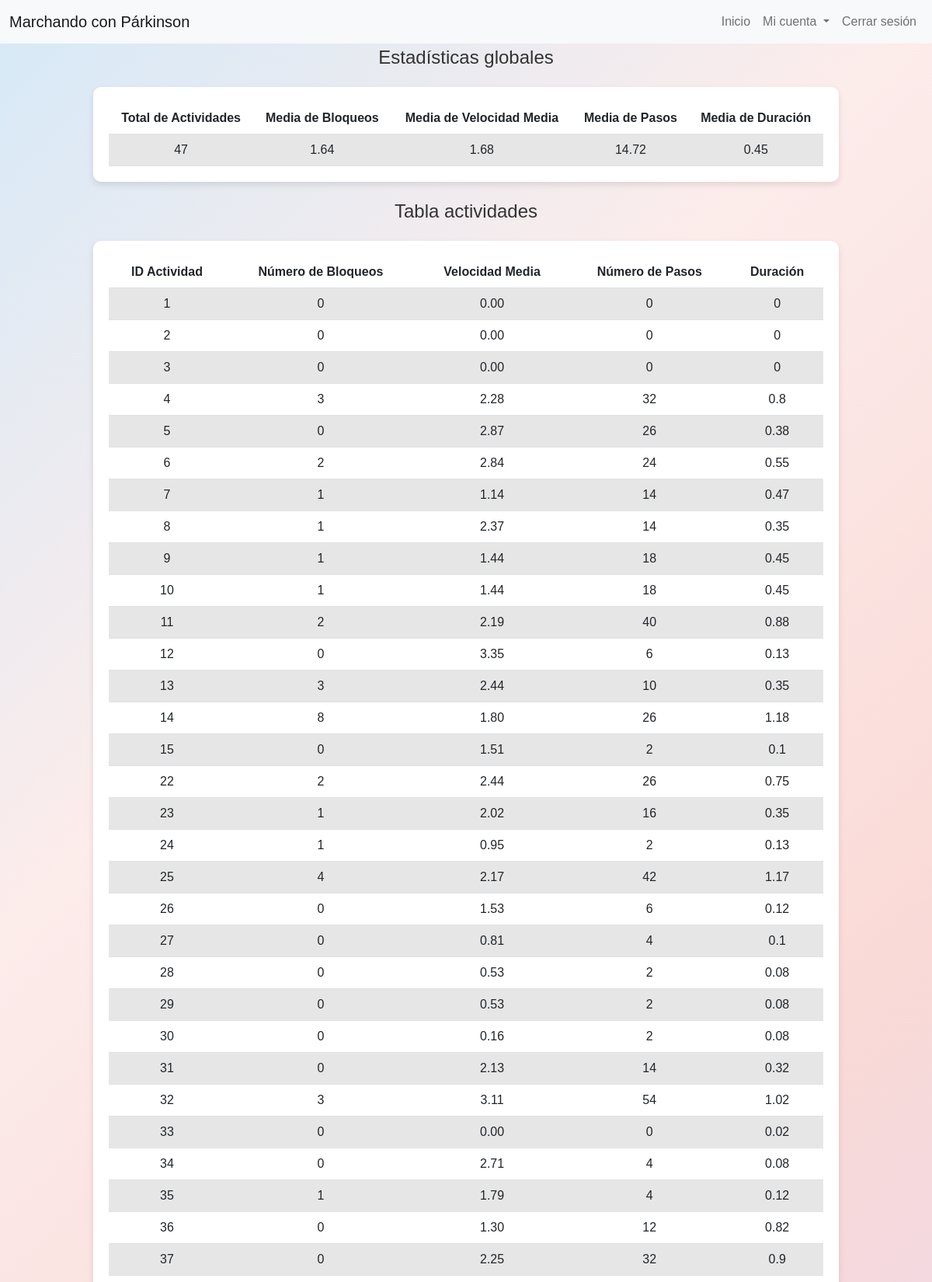
The app's page /common/consultaActividades.php?id_paciente=8 (signed in, upper part) with its own data.
### tables this page shows
CREATE TABLE `actividades` (
  `id_actividad` int(11) NOT NULL,
  `id_paciente` int(11) NOT NULL,
  `numero_bloqueos` int(11) NOT NULL,
  `velocidad_media` decimal(10,2) NOT NULL,
  `numero_pasos` int(11) NOT NULL,
  `duracion` float NOT NULL,
  `fecha` date DEFAULT NULL,
  `hora` time NOT NULL
);

### common/consultaActividades.php (the view, shortened to what this page needs)
<!DOCTYPE html>
<html lang="es" dir="ltr" xml:lang="es" xmlns="http://www.w3.org/1999/xhtml" class="responsive">
<head>
    <link href="https://cdnjs.cloudflare.com/ajax/libs/font-awesome/6.1.1/css/all.min.css" rel="stylesheet">
    <link rel="stylesheet" href="https://cdn.jsdelivr.net/npm/bootstrap@5.2.3/dist/css/bootstrap.min.css">
</head>
<body>
    <?php
    $servername = "localhost";
    $db_username = "root";
    $db_password = "";
    $db_name = "webparkinson";
    $conn = new mysqli($servername, $db_username, $db_password, $db_name);
    $actividades = [];
    $id_paciente = 0;
    if ($_SESSION['user_type'] == 'paciente') {
        $id_paciente = $_SESSION['user_id'];
        include '../paciente/menu.php';
    } elseif ($_SESSION['user_type'] == 'profesional') {
        if (isset($_GET['id_paciente']) && is_numeric($_GET['id_paciente'])) {
            $id_paciente = $_GET['id_paciente'];
        }
        include '../profesional/menu.php';
    }
    $totalBloqueos = 0;
    $totalVelocidadMedia = 0;
    $totalPasos = 0;
    $totalDuracion = 0;
    $contadorActividades = 0;
    $sql = "SELECT * FROM actividades WHERE id_paciente = $id_paciente";
    $result = $conn->query($sql);
    if ($result->num_rows > 0) {
        while($row = $result->fetch_assoc()) {
            $actividades[] = $row;
            $totalBloqueos += $row['numero_bloqueos'];
            $totalVelocidadMedia += $row['velocidad_media'];
            $totalPasos += $row['numero_pasos'];
            $totalDuracion += $row['duracion'];
            $contadorActividades++;
        }
    }
    $mediaBloqueos = $contadorActividades > 0 ? $totalBloqueos / $contadorActividades : 0;
    $mediaVelocidadMedia = $contadorActividades > 0 ? $totalVelocidadMedia / $contadorActividades : 0;
    $mediaPasos = $contadorActividades > 0 ? $totalPasos / $contadorActividades : 0;
    $mediaDuracion = $contadorActividades > 0 ? $totalDuracion / $contadorActividades : 0;
    ?>
    <div class="content">
        <div class="welcome-message">Estadísticas globales</div>
        <div class="tabla-actividades">
            <table class="table table-striped">
                <thead>
                    <tr>
                        <th>Total de Actividades</th>
                        <th>Media de Bloqueos</th>
                        <th>Media de Velocidad Media</th>
                        <th>Media de Pasos</th>
                        <th>Media de Duración</th>
                    </tr>
                </thead>
                <tbody>
                    <tr>
                        <td><?php echo $contadorActividades; ?></td>
                        <td><?php echo round($mediaBloqueos, 2); ?></td>
                        <td><?php echo round($mediaVelocidadMedia, 2); ?></td>
                        <td><?php echo round($mediaPasos, 2); ?></td>
                        <td><?php echo round($mediaDuracion, 2); ?></td>
                    </tr>
                </tbody>
            </table>
        </div>
        <div class="welcome-message">Tabla actividades </div>
        <div class="tabla-actividades">
            <table class="table table-striped">
                <thead>
                    <tr>
                        <th>ID Actividad</th>
                        <th>Número de Bloqueos</th>
                        <th>Velocidad Media</th>
                        <th>Número de Pasos</th>
                        <th>Duración</th>
                    </tr>
                </thead>
                <tbody>
                <?php foreach ($actividades as $actividad): ?>
                    <tr>
                        <td><?php echo htmlspecialchars($actividad['id_actividad']); ?></td>
                        <td><?php echo htmlspecialchars($actividad['numero_bloqueos']); ?></td>
                        <td><?php echo htmlspecialchars($actividad['velocidad_media']); ?></td>
                        <td><?php echo htmlspecialchars($actividad['numero_pasos']); ?></td>
                        <td><?php echo htmlspecialchars($actividad['duracion']); ?></td>
                    </tr>
                <?php endforeach; ?>
                </tbody>
            </table>
        </div>
</body>
</html>

### common/consultaActividades.php (style rules this page uses)
html, body { height: 100%; margin: 0; background: linear-gradient(135deg, rgba(174, 214, 241, 0.3), rgba(250, 219, 216, 0.3), rgba(245, 183, 177, 0.3), rgba(210, 180, 222, 0.3)); background-blend-mode: overlay; font-family: Arial, sans-serif; }
.welcome-message { color: #333; font-size: 24px; margin-bottom: 20px; }
.content { text-align: center; width: 100%; top: 50%; left: 50%; overflow: auto; }
.tabla-actividades { background-color: #fff; padding: 20px; margin: 20px auto; border-radius: 10px; box-shadow: 0 4px 8px rgba(0, 0, 0, 0.1); width: auto; max-width: 80%; }
.table-striped tbody tr:nth-of-type(odd) { background-color: rgba(0, 0, 0, .05); }
.table { margin: auto; max-width: 100%; }

### records on screen
actividades: id_actividad "1", numero_bloqueos "0", velocidad_media "0.00", numero_pasos "0", duracion "0"
actividades: id_actividad "2", numero_bloqueos "0", velocidad_media "0.00", numero_pasos "0", duracion "0"
actividades: id_actividad "3", numero_bloqueos "0", velocidad_media "0.00", numero_pasos "0", duracion "0"
actividades: id_actividad "4", numero_bloqueos "3", velocidad_media "2.28", numero_pasos "32", duracion "0.8"
actividades: id_actividad "5", numero_bloqueos "0", velocidad_media "2.87", numero_pasos "26", duracion "0.38"
actividades: id_actividad "6", numero_bloqueos "2", velocidad_media "2.84", numero_pasos "24", duracion "0.55"
actividades: id_actividad "7", numero_bloqueos "1", velocidad_media "1.14", numero_pasos "14", duracion "0.47"
actividades: id_actividad "8", numero_bloqueos "1", velocidad_media "2.37", numero_pasos "14", duracion "0.35"
actividades: id_actividad "9", numero_bloqueos "1", velocidad_media "1.44", numero_pasos "18", duracion "0.45"
actividades: id_actividad "10", numero_bloqueos "1", velocidad_media "1.44", numero_pasos "18", duracion "0.45"
actividades: id_actividad "11", numero_bloqueos "2", velocidad_media "2.19", numero_pasos "40", duracion "0.88"
actividades: id_actividad "12", numero_bloqueos "0", velocidad_media "3.35", numero_pasos "6", duracion "0.13"
actividades: id_actividad "13", numero_bloqueos "3", velocidad_media "2.44", numero_pasos "10", duracion "0.35"
actividades: id_actividad "14", numero_bloqueos "8", velocidad_media "1.80", numero_pasos "26", duracion "1.18"
actividades: id_actividad "15", numero_bloqueos "0", velocidad_media "1.51", numero_pasos "2", duracion "0.1"
actividades: id_actividad "22", numero_bloqueos "2", velocidad_media "2.44", numero_pasos "26", duracion "0.75"
actividades: id_actividad "23", numero_bloqueos "1", velocidad_media "2.02", numero_pasos "16", duracion "0.35"
actividades: id_actividad "24", numero_bloqueos "1", velocidad_media "0.95", numero_pasos "2", duracion "0.13"
actividades: id_actividad "25", numero_bloqueos "4", velocidad_media "2.17", numero_pasos "42", duracion "1.17"
actividades: id_actividad "26", numero_bloqueos "0", velocidad_media "1.53", numero_pasos "6", duracion "0.12"
actividades: id_actividad "27", numero_bloqueos "0", velocidad_media "0.81", numero_pasos "4", duracion "0.1"
actividades: id_actividad "28", numero_bloqueos "0", velocidad_media "0.53", numero_pasos "2", duracion "0.08"
actividades: id_actividad "29", numero_bloqueos "0", velocidad_media "0.53", numero_pasos "2", duracion "0.08"
actividades: id_actividad "30", numero_bloqueos "0", velocidad_media "0.16", numero_pasos "2", duracion "0.08"
actividades: id_actividad "31", numero_bloqueos "0", velocidad_media "2.13", numero_pasos "14", duracion "0.32"
actividades: id_actividad "32", numero_bloqueos "3", velocidad_media "3.11", numero_pasos "54", duracion "1.02"
actividades: id_actividad "33", numero_bloqueos "0", velocidad_media "0.00", numero_pasos "0", duracion "0.02"
actividades: id_actividad "34", numero_bloqueos "0", velocidad_media "2.71", numero_pasos "4", duracion "0.08"
actividades: id_actividad "35", numero_bloqueos "1", velocidad_media "1.79", numero_pasos "4", duracion "0.12"
actividades: id_actividad "36", numero_bloqueos "0", velocidad_media "1.30", numero_pasos "12", duracion "0.82"
actividades: id_actividad "37", numero_bloqueos "0", velocidad_media "2.25", numero_pasos "32", duracion "0.9"

### other values on screen
$contadorActividades "47"
$mediaBloqueos "1.64"
$mediaVelocidadMedia "1.68"
$mediaPasos "14.72"
$mediaDuracion "0.45"
